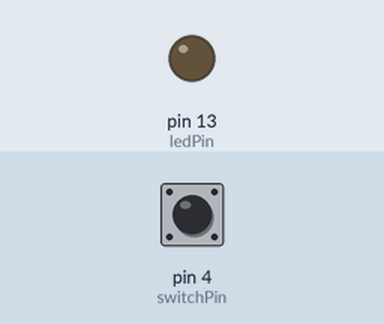
A sketch run on a simulated Arduino Uno, built with avr-gcc and run on an emulated ATmega328P. Shown: output pins drawn as LEDs (lit = HIGH). Dashed ring = blinking. The test bench sets the inputs (shaded band); at power-on: pin 4 (switchPin) LOW.

Above: at 1.2 s.
1.3 s: pin 4 (switchPin) pulled HIGH for 1 s
At 1.55 s:
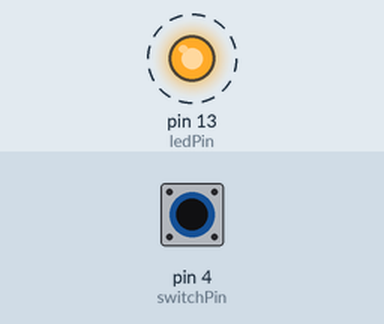
4.3 s: pin 4 (switchPin) pulled HIGH for 3.2 s
At 7.9 s:
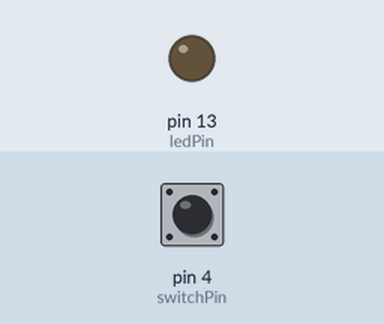
Timing chart, 0 to 9.4 s (numbered marks = the images above; inputs shaded):
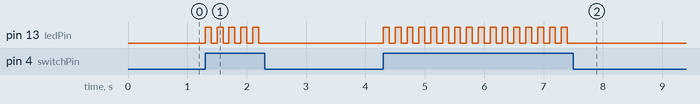

The sketch:

lab-7-task-4.ino
```cpp
int ledPin=13;
int switchPin=4;
int switchStatus=0;
bool ledStatus=false;

void setup() {
  pinMode(ledPin, OUTPUT);
  pinMode(switchPin,INPUT);
  Serial.begin(115200);

}

void loop() {
  switchStatus=digitalRead(switchPin);
  if(switchStatus)
  {
    ledStatus=!ledStatus;
    //Naive Approach
    // if(ledStatus)
    // {
    //   ledStatus=false;
    // }
    // else{
    //   ledStatus=true;
    // }
  }
  digitalWrite(ledPin,ledStatus);
  delay(100);
}
```

Measured:
- after the input at 1.3 s, pin 13 (ledPin): alternates HIGH for 0.10 s and LOW for 0.10 s, 10 changes in all, then stays LOW, starting at once
- after the input at 4.3 s, pin 13 (ledPin): alternates HIGH for 0.10 s and LOW for 0.10 s, 32 changes in all, then stays LOW, starting at once
